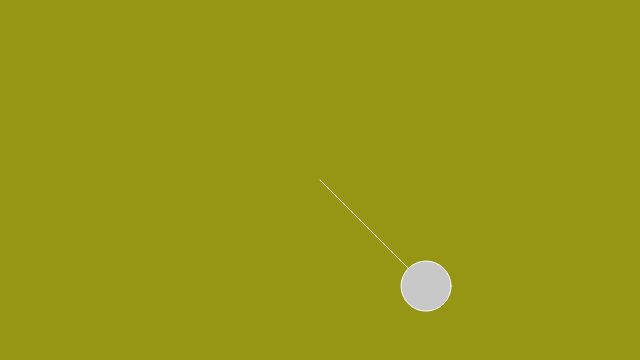
Frame 1 (no input)
Frame 60 (no input): identical to frame 1, image omitted
Frame 120 (the mouse pressed at the canvas centre since frame 60): identical to frame 1, image omitted

The p5.js sketch that drew this single still picture (run headless with seeded random() and noise() and a simulated clock; from frame 60 on, the mouse is pressed at the canvas centre):

// p5.js sketch
// ── sketch.js
var r = 150
var angle;
var aVel = 0.0;
var aAcc;// = .0001;
var slider;

function setup() {
	createCanvas(640,360);
	slider = createSlider(-.0001,.0001,0,.00005);
	angle = PI/4;



}

function draw() {

  background(150,150,20);
  fill(0);
  stroke(0);
	aAcc = slider.value();
  //text("mousepressed moves fast, keypressed slows down",50,50,50,100);
  translate(width/2,height/2);
  var x = r*cos(angle);
  var y = r*sin(angle);
  fill(200);
  stroke(255);
  line(0,0,x,y);
  ellipse(x,y,50,50);

  angle += aVel;
  aVel += aAcc;
}

/*
function mousePressed(){
	aAcc += .00005;
}

function keyPressed(){
	aAcc -= .00005;
}

function drawAxes(){
  line(width/2,0,width/2,height)
  line(0,height/2,width,height/2)
}
*/
